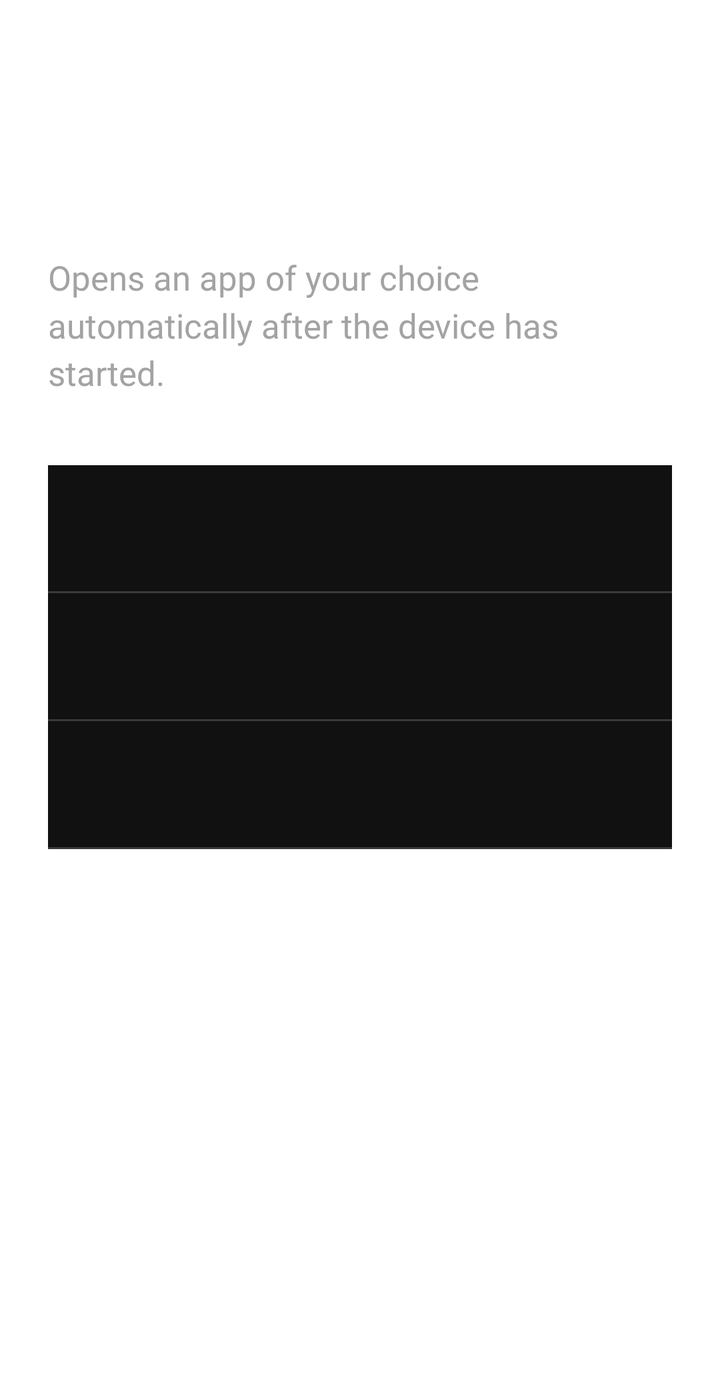
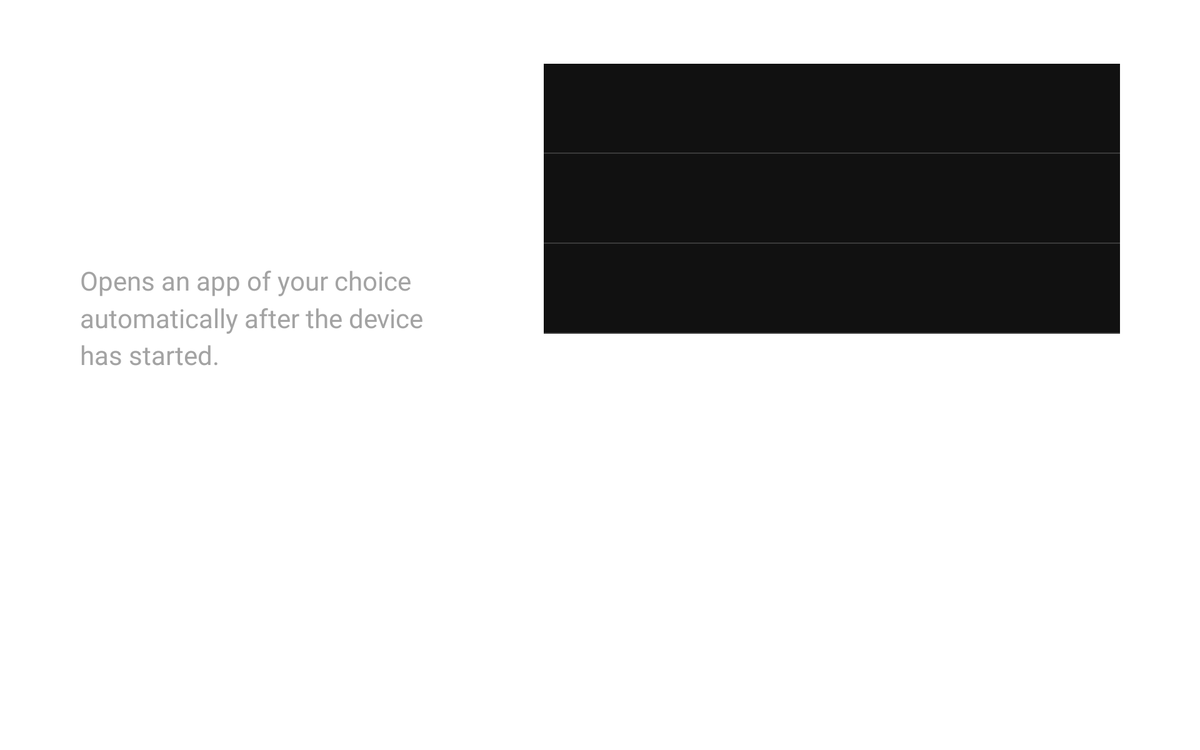

First picture: res/layout/ on a phone held upright. Second picture: the repository's own variant of that layout, on a device whose configuration matches the variant's folder. Source for both follows.
<!-- AndroidManifest.xml: application theme AppTheme -->
<!-- res/layout/activity_main.xml -->
<?xml version="1.0" encoding="utf-8"?>
<ScrollView xmlns:android="http://schemas.android.com/apk/res/android"
    android:layout_width="match_parent"
    android:layout_height="match_parent"
    android:fillViewport="true">

    <LinearLayout
        android:layout_width="match_parent"
        android:layout_height="wrap_content"
        android:clipChildren="false"
        android:clipToPadding="false"
        android:orientation="vertical"
        android:paddingStart="@dimen/page_pad_h"
        android:paddingTop="@dimen/page_pad_top"
        android:paddingEnd="@dimen/page_pad_h"
        android:paddingBottom="@dimen/page_pad_v">

        <include layout="@layout/part_header" />

        <Space
            android:layout_width="match_parent"
            android:layout_height="@dimen/section_gap" />

        <include layout="@layout/part_rows" />

        <Space
            android:layout_width="match_parent"
            android:layout_height="@dimen/section_gap" />

        <include layout="@layout/part_footer" />

        <TextView
            android:id="@+id/text_version"
            style="@style/Text.Small.Dim"
            android:layout_width="wrap_content"
            android:layout_height="wrap_content"
            android:layout_marginTop="10dp" />
    </LinearLayout>
</ScrollView>
<!-- res/layout/part_header.xml (included above) -->
<?xml version="1.0" encoding="utf-8"?>
<merge xmlns:android="http://schemas.android.com/apk/res/android">

    <TextView
        style="@style/Text.Title"
        android:layout_width="wrap_content"
        android:layout_height="wrap_content"
        android:text="@string/app_name" />

    <TextView
        style="@style/Text.Body"
        android:layout_width="wrap_content"
        android:layout_height="wrap_content"
        android:layout_marginTop="12dp"
        android:maxWidth="420dp"
        android:text="@string/description" />
</merge>
<!-- res/layout/part_rows.xml (included above) -->
<?xml version="1.0" encoding="utf-8"?>
<merge xmlns:android="http://schemas.android.com/apk/res/android">

    <View
        android:layout_width="match_parent"
        android:layout_height="@dimen/rule_heavy"
        android:background="@color/rule_heavy" />

    <include android:id="@+id/row_enabled" layout="@layout/row" />
    <include android:id="@+id/row_app" layout="@layout/row" />
    <include android:id="@+id/row_test" layout="@layout/row" />
</merge>
<!-- res/layout/part_footer.xml (included above) -->
<?xml version="1.0" encoding="utf-8"?>
<merge xmlns:android="http://schemas.android.com/apk/res/android">

    <TextView
        android:id="@+id/text_settings"
        style="@style/Link"
        android:text="@string/settings_link" />

    <TextView
        android:id="@+id/text_help"
        style="@style/Link"
        android:text="@string/help" />

    <TextView
        android:id="@+id/text_feedback"
        style="@style/Link"
        android:text="@string/feedback" />

    <TextView
        android:id="@+id/text_imprint"
        style="@style/Link"
        android:text="@string/imprint" />
</merge>
<!-- res/layout/row.xml (included above) -->
<?xml version="1.0" encoding="utf-8"?>
<LinearLayout xmlns:android="http://schemas.android.com/apk/res/android"
    style="@style/Row">

    <TextView
        android:id="@+id/row_label"
        style="@style/Text"
        android:layout_width="0dp"
        android:layout_height="wrap_content"
        android:layout_weight="1"
        android:duplicateParentState="true"
        android:paddingTop="12dp"
        android:paddingBottom="12dp" />

    <TextView
        android:id="@+id/row_value"
        style="@style/Text.Value"
        android:layout_width="wrap_content"
        android:layout_height="wrap_content"
        android:layout_marginStart="16dp"
        android:duplicateParentState="true"
        android:ellipsize="end"
        android:gravity="end"
        android:maxWidth="@dimen/value_max_width"
        android:singleLine="true" />
</LinearLayout>
<!-- resources referenced by this layout -->
<resources>
  <color name="rule_heavy">#FFFFFF</color>
  <dimen name="page_pad_h">24dp</dimen>
  <dimen name="page_pad_top">64dp</dimen>
  <dimen name="page_pad_v">32dp</dimen>
  <dimen name="rule_heavy">3dp</dimen>
  <dimen name="section_gap">32dp</dimen>
  <dimen name="value_max_width">180dp</dimen>
  <string name="app_name" translatable="false">AutoStartTV</string>
  <string name="description">Opens an app of your choice automatically after the device has started.</string>
  <string name="feedback">Feedback ↗</string>
  <string name="help">Help ↗</string>
  <string name="imprint">Imprint ↗</string>
  <string name="settings_link">Settings →</string>
  <style name="Link" parent="Text.Small">
          <item name="android:layout_width">wrap_content</item>
          <item name="android:layout_height">wrap_content</item>
          <item name="android:layout_marginLeft">-10dp</item>
          <item name="android:padding">10dp</item>
          <item name="android:background">@drawable/link_bg</item>
          <item name="android:clickable">true</item>
          <item name="android:focusable">true</item>
      </style>
  <!-- from res/values-v26/ -->
  <style name="Text">
          <item name="android:fontFamily">@font/inter_regular</item>
          <item name="android:textColor">@color/text_primary</item>
          <item name="android:textSize">@dimen/text_row</item>
      </style>
  <style name="Text.Body">
          <item name="android:textColor">@color/text_dim</item>
          <item name="android:textSize">@dimen/text_body</item>
          <item name="android:lineSpacingMultiplier">1.2</item>
      </style>
  <style name="Text.Small.Dim">
          <item name="android:textColor">@color/text_dim</item>
      </style>
  <style name="Text.Title" parent="Text.Bold">
          <item name="android:textColor">@color/text</item>
          <item name="android:textSize">@dimen/text_title</item>
          <item name="android:letterSpacing">-0.03</item>
          <item name="android:includeFontPadding">false</item>
      </style>
  <style name="Text.Value" parent="Text.Bold" />
  <!-- from res/values-v23/ -->
  <style name="AppTheme" parent="android:Theme.Material.Light.NoActionBar">
          <item name="android:windowBackground">@color/white</item>
          <item name="android:colorPrimary">@color/white</item>
          <item name="android:colorPrimaryDark">@color/white</item>
          <item name="android:colorAccent">@color/red</item>
          <item name="android:statusBarColor">@color/white</item>
          <item name="android:windowLightStatusBar">true</item>
          <item name="android:navigationBarColor">@color/black</item>
      </style>
  <style name="Text.Small">
          <item name="android:textSize">@dimen/text_small</item>
      </style>
  <!-- drawable link_bg (drawable) -->
  <?xml version="1.0" encoding="utf-8"?>
  <selector xmlns:android="http://schemas.android.com/apk/res/android">
      <item android:drawable="@color/accent" android:state_focused="true" />
      <item android:drawable="@color/accent" android:state_pressed="true" />
      <item android:drawable="@android:color/transparent" />
  </selector>
  <dimen name="row_min_height">64dp</dimen>
  <dimen name="row_pad_h">12dp</dimen>
  <dimen name="text_row">20sp</dimen>
  <color name="text_dim">#A3A3A3</color>
  <dimen name="text_body">17sp</dimen>
  <!-- from res/values-v26/ -->
  <style name="Text.Bold">
          <item name="android:fontFamily">@font/inter_bold</item>
          <item name="android:textStyle">normal</item>
      </style>
  <color name="text">#FFFFFF</color>
  <dimen name="text_title">44sp</dimen>
  <dimen name="text_small">16sp</dimen>
  <color name="accent">#22C55E</color>
  <color name="rule">#3A3A3A</color>
  <color name="background">#111111</color>
  <!-- some entries are left out for length -->
</resources>
<!-- res/layout-w840dp/activity_main.xml (the repository's variant of the layout above) -->
<!-- drawn on a 7-inch tablet turned sideways -->
<?xml version="1.0" encoding="utf-8"?>
<LinearLayout xmlns:android="http://schemas.android.com/apk/res/android"
    android:layout_width="match_parent"
    android:layout_height="match_parent"
    android:baselineAligned="false"
    android:clipChildren="false"
    android:clipToPadding="false"
    android:orientation="horizontal"
    android:paddingStart="@dimen/page_pad_h"
    android:paddingTop="@dimen/page_pad_v"
    android:paddingEnd="@dimen/page_pad_h"
    android:paddingBottom="@dimen/page_pad_v">

    <RelativeLayout
        android:layout_width="0dp"
        android:layout_height="match_parent"
        android:layout_weight="2"
        android:clipChildren="false">

        <LinearLayout
            android:layout_width="match_parent"
            android:layout_height="wrap_content"
            android:layout_alignParentTop="true"
            android:orientation="vertical">

            <include layout="@layout/part_header" />
        </LinearLayout>

        <LinearLayout
            android:layout_width="match_parent"
            android:layout_height="wrap_content"
            android:layout_alignParentBottom="true"
            android:clipChildren="false"
            android:orientation="vertical">

            <include layout="@layout/part_footer" />
        </LinearLayout>
    </RelativeLayout>

    <ScrollView
        android:layout_width="0dp"
        android:layout_height="match_parent"
        android:layout_marginStart="@dimen/column_gap"
        android:layout_weight="3">

        <LinearLayout
            android:layout_width="match_parent"
            android:layout_height="wrap_content"
            android:orientation="vertical">

            <include layout="@layout/part_rows" />
        </LinearLayout>
    </ScrollView>
</LinearLayout>
<!-- resources referenced by the variant -->
<!-- as a 7-inch tablet turned sideways resolves them -->
<resources>
  <color name="rule_heavy">#FFFFFF</color>
  <!-- from res/values-w840dp-h480dp/ -->
  <dimen name="column_gap">64dp</dimen>
  <!-- from res/values-w840dp-h480dp/ -->
  <dimen name="page_pad_h">64dp</dimen>
  <!-- from res/values-w840dp-h480dp/ -->
  <dimen name="page_pad_v">48dp</dimen>
  <dimen name="rule_heavy">3dp</dimen>
  <!-- from res/values-w840dp-h480dp/ -->
  <dimen name="value_max_width">320dp</dimen>
  <string name="app_name" translatable="false">AutoStartTV</string>
  <string name="description">Opens an app of your choice automatically after the device has started.</string>
  <string name="feedback">Feedback ↗</string>
  <string name="help">Help ↗</string>
  <string name="imprint">Imprint ↗</string>
  <string name="settings_link">Settings →</string>
  <style name="Link" parent="Text.Small">
          <item name="android:layout_width">wrap_content</item>
          <item name="android:layout_height">wrap_content</item>
          <item name="android:layout_marginLeft">-10dp</item>
          <item name="android:padding">10dp</item>
          <item name="android:background">@drawable/link_bg</item>
          <item name="android:clickable">true</item>
          <item name="android:focusable">true</item>
      </style>
  <!-- from res/values-v26/ -->
  <style name="Text">
          <item name="android:fontFamily">@font/inter_regular</item>
          <item name="android:textColor">@color/text_primary</item>
          <item name="android:textSize">@dimen/text_row</item>
      </style>
  <style name="Text.Body">
          <item name="android:textColor">@color/text_dim</item>
          <item name="android:textSize">@dimen/text_body</item>
          <item name="android:lineSpacingMultiplier">1.2</item>
      </style>
  <style name="Text.Title" parent="Text.Bold">
          <item name="android:textColor">@color/text</item>
          <item name="android:textSize">@dimen/text_title</item>
          <item name="android:letterSpacing">-0.03</item>
          <item name="android:includeFontPadding">false</item>
      </style>
  <style name="Text.Value" parent="Text.Bold" />
  <!-- from res/values-v23/ -->
  <style name="AppTheme" parent="android:Theme.Material.Light.NoActionBar">
          <item name="android:windowBackground">@color/white</item>
          <item name="android:colorPrimary">@color/white</item>
          <item name="android:colorPrimaryDark">@color/white</item>
          <item name="android:colorAccent">@color/red</item>
          <item name="android:statusBarColor">@color/white</item>
          <item name="android:windowLightStatusBar">true</item>
          <item name="android:navigationBarColor">@color/black</item>
      </style>
  <style name="Text.Small">
          <item name="android:textSize">@dimen/text_small</item>
      </style>
  <!-- drawable link_bg (drawable) -->
  <?xml version="1.0" encoding="utf-8"?>
  <selector xmlns:android="http://schemas.android.com/apk/res/android">
      <item android:drawable="@color/accent" android:state_focused="true" />
      <item android:drawable="@color/accent" android:state_pressed="true" />
      <item android:drawable="@android:color/transparent" />
  </selector>
  <!-- from res/values-w840dp-h480dp/ -->
  <dimen name="row_min_height">72dp</dimen>
  <dimen name="row_pad_h">12dp</dimen>
  <!-- from res/values-w840dp-h480dp/ -->
  <dimen name="text_row">25sp</dimen>
  <color name="text_dim">#A3A3A3</color>
  <!-- from res/values-w840dp-h480dp/ -->
  <dimen name="text_body">21sp</dimen>
  <!-- from res/values-v26/ -->
  <style name="Text.Bold">
          <item name="android:fontFamily">@font/inter_bold</item>
          <item name="android:textStyle">normal</item>
      </style>
  <color name="text">#FFFFFF</color>
  <!-- from res/values-w840dp-h480dp/ -->
  <dimen name="text_title">64sp</dimen>
  <!-- from res/values-w840dp-h480dp/ -->
  <dimen name="text_small">19sp</dimen>
  <color name="accent">#22C55E</color>
  <color name="rule">#3A3A3A</color>
  <color name="background">#111111</color>
  <!-- some entries are left out for length -->
</resources>
